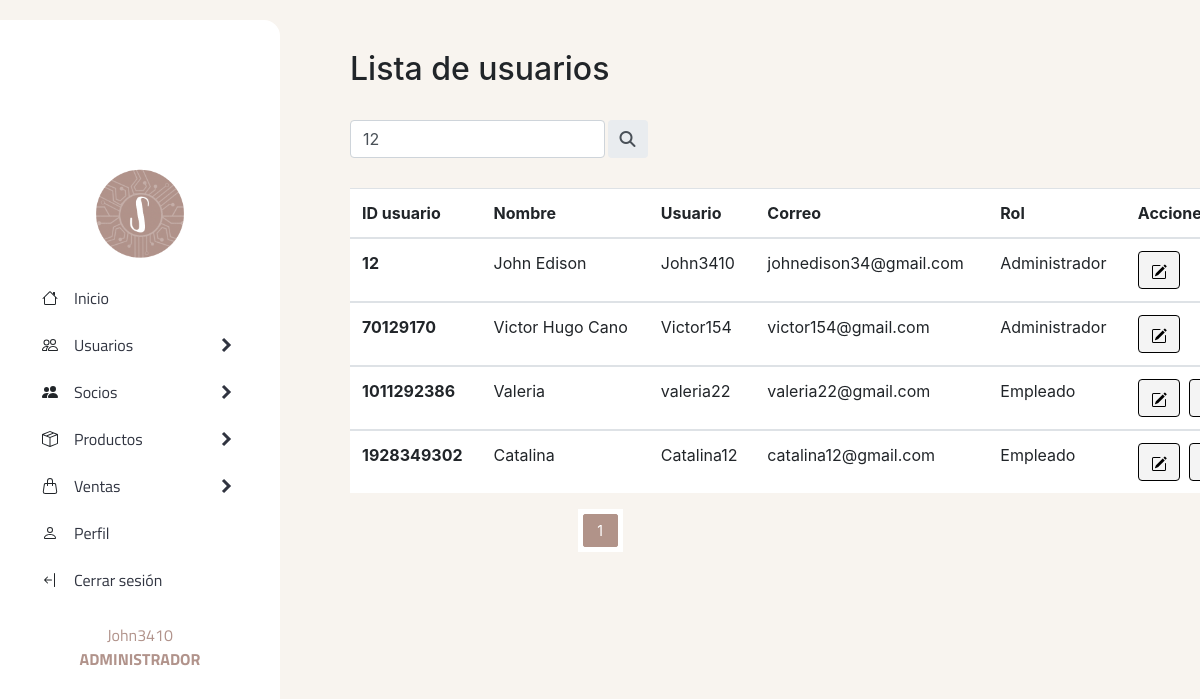
The page /sistema/usuarios/buscadorusuarios.php?busqueda=12 (signed in) on the database its author committed.
### tables this page shows
CREATE TABLE `usuarios` (
  `id_usuario` int(15) NOT NULL,
  `usuario` varchar(20) NOT NULL,
  `nombre_usuario` varchar(20) NOT NULL,
  `id_rol` int(2) NOT NULL,
  `correo` varchar(30) NOT NULL,
  `contrasena` varchar(155) NOT NULL,
  `estado` char(10) NOT NULL DEFAULT '1'
);

CREATE TABLE `rol` (
  `id_rol` int(2) NOT NULL,
  `nombre_rol` varchar(20) NOT NULL
);

### sistema/usuarios/buscadorusuarios.php (the view, shortened to what this page needs)
<!DOCTYPE html>
<html lang="en">
<head>
</head>
<body>
    <header>
        <?php include '../generales/headerapp.php' ?>
    </header>
    <section>
        <div>
            <h2 class="tittle-list">Lista de usuarios</h2> <br>
        </div>
        <?php
        $busqueda = strtolower($_REQUEST['busqueda']);
        ?>
        <div class="buscador">
            <form id="busqueda-users" class="input-group rounded" action="buscadorusuarios.php" method="get">
                <input type="text" class="form-control rounded" aria-label="Search" aria-describedby="search-addon" name="busqueda" id="busqueda" placeholder="Buscar" value="<?php echo $busqueda; ?>" />
                <button class="input-group-text border-0" id="search-addon">
                    <i type="submit" class="fas fa-search"></i>
                </button>
            </form>
        </div>
        <table class="table">
            <thead>
                <tr>
                    <th>ID usuario</th>
                    <th>Nombre</th>
                    <th>Usuario</th>
                    <th>Correo</th>
                    <th>Rol</th>
                    <?php
                    if ($tipo_rol == 'Administrador') {
                    ?>
                        <th>Acciones</th>
                    <?php } ?>
                </tr>
            </thead>
            <?php
            $rol = '';
            $sql_registe = mysqli_query($conn, "SELECT COUNT(*) as total_registros FROM usuarios
            WHERE
            (id_usuario LIKE '%$busqueda%' OR
            nombre_usuario LIKE '%$busqueda%' OR
            usuario LIKE '%$busqueda%' OR
            correo LIKE '%$busqueda%' $rol)
            AND
            estado = 1");
            $result_register = mysqli_fetch_array($sql_registe);
            $total_registro = $result_register['total_registros'];
            $por_pagina = 4;
            if (empty($_GET['pagina'])) {
                $pagina = 1;
            } else {
                $pagina = $_GET['pagina'];
            }
            $desde = ($pagina - 1) * $por_pagina;
            $total_paginas = ceil($total_registro / $por_pagina);
            $query = mysqli_query($conn, "SELECT u.id_usuario, u.nombre_usuario, u.usuario, u.correo, u.estado, r. nombre_rol FROM usuarios u INNER JOIN rol r ON u.id_rol = r.id_rol
            WHERE
            (u.id_usuario LIKE '%$busqueda%' OR
            u.nombre_usuario LIKE '%$busqueda%' OR
            u.usuario LIKE '%$busqueda%' OR
            u.correo LIKE '%$busqueda%' OR r.nombre_rol LIKE '%$busqueda%')
            AND
            estado = 1 ORDER BY u.id_usuario ASC LIMIT $desde, $por_pagina");
            $result = mysqli_num_rows($query);
            if ($result > 0) {
                while ($data = mysqli_fetch_array($query)) {
            ?>
                    <tbody>
                        <tr>
                            <th scope="row"><?php echo $data["id_usuario"] ?> </th>
                            <td> <?php echo $data["nombre_usuario"] ?> </td>
                            <td> <?php echo $data["usuario"] ?> </td>
                            <td><?php echo $data["correo"] ?> </td>
                            <td> <?php echo $data["nombre_rol"] ?></td>
                            <?php
                            if ($tipo_rol == 'Administrador') {
                            ?>
                                <td>
                                    <?php
                                    if ($data["nombre_rol"] != 'Administrador') {
                                    ?>
                                        <a href="editarusuario.php?id=<?php echo $data["id_usuario"] ?>">
                                            <button type="button" id="button-editar" class="btn btn-warning">
                                            </button>
                                        </a>
                                        <a href="eliminarusuario.php?id=<?php echo $data["id_usuario"] ?>">
                                            <button type="button" id="button-eliminar" class="btn btn-danger">
                                            </button>
                                        </a>
                                    <?php } else {  ?>
                                        <a href="editarusuario.php?id=<?php echo $data["id_usuario"] ?>">
                                            <button type="button" id="button-editar" class="btn btn-warning">
                                            </button>
                                        </a>
                                <?php }
                                } ?>
                        </tr>
                <?php
                }
            }
                ?>
                    </tbody>
        </table>
        <?php
        if ($total_registro != 0) {
        ?>
            <div class="paginador">
                <ul>
                    <?php
                    for ($i = 1; $i <= $total_paginas; $i++) {
                        if ($i == $pagina) {
                            echo '<li class="pageSelected">' . $i . '</li>';
                        } else {
                            echo '<li><a href="?pagina=' . $i . '&busqueda=' . $busqueda . '">' . $i . '</a></li>';
                        }
                    }
                    ?>
                </ul>
            </div>
        <?php } else if ($total_registro == 0) { ?>
            </div>
            <div id="alert-buscador" class="alert alert-primary d-block align-items-center" role="alert">
                <div class="div-alertbusc">
                    <svg xmlns="http://www.w3.org/2000/svg" width="16" height="16" fill="currentColor" class="bi bi-info-circle-fill" viewBox="0 0 16 16">
                        <path d="M8 16A8 8 0 1 0 8 0a8 8 0 0 0 0 16zm.93-9.412-1 4.705c-.07.34.029.533.304.533.194 0 .487-.07.686-.246l-.088.416c-.287.346-.92.598-1.465.598-.703 0-1.002-.422-.808-1.319l.738-3.468c.064-.293.006-.399-.287-.47l-.451-.081.082-.381 2.29-.287zM8 5.5a1 1 0 1 1 0-2 1 1 0 0 1 0 2z" />
                    </svg><b> No se encontraron registros para esta búsqueda </b> <br>
                </div>
                <a class="a-buscador" href="./listausuarios.php">Volver</a>
            </div>
        <?php } ?>
    </section>
</body>
</html>

### sistema/generales/style_general.css (style rules this page uses)
section { background-color: #f8f4ef; height: 100vh; overflow-y: scroll; }
.tittle-list { padding: 50px 50px 0px 350px; }
.buscador { margin-left: 350px; }
#busqueda-users { width: 35%; margin-bottom: 10px; color: #333; }
#busqueda-users button { margin-left: 3px; }
table { margin-top: 30px; margin-left: 350px; max-width: 900px; background-color: #fff; }
#button-editar { background-color: #F4F4F4; border: 1px solid #000; color: #000; margin-right: 5px; }
#button-eliminar { background-color: #F4F4F4; border: 1px solid #000; color: #000; }
.paginador { margin: 0px; display: flex; justify-content: center; }
.paginador ul { padding: 5px; list-style: none; background: #fff; display: -webkit-flex; display: -moz-flex; display: -ms-flex; display: -o-flex; display: flex; }
.paginador a, .pageSelected { color: #333; border: 1px solid #DCD0C0; border-radius: 2px; padding: 5px; display: inline-block; font-size: 14px; text-align: center; width: 35px; }
.pageSelected { color: #fff; background: #B19389; border: 1px solid #B19389; border-radius: 2px; }

### rows shown on the page
usuarios: id_usuario "12", nombre_usuario "John Edison", usuario "John3410", correo "johnedison34@gmail.com", id_rol.nombre_rol "Administrador"
usuarios: id_usuario "70129170", nombre_usuario "Victor Hugo Cano", usuario "Victor154", correo "victor154@gmail.com", id_rol.nombre_rol "Administrador"
usuarios: id_usuario "1011292386", nombre_usuario "Valeria", usuario "valeria22", correo "valeria22@gmail.com", id_rol.nombre_rol "Empleado"
usuarios: id_usuario "1928349302", nombre_usuario "Catalina", usuario "Catalina12", correo "catalina12@gmail.com", id_rol.nombre_rol "Empleado"

### other values the page prints
$_SESSION['usuario'] "John3410"
$tipo_rol "ADMINISTRADOR"
